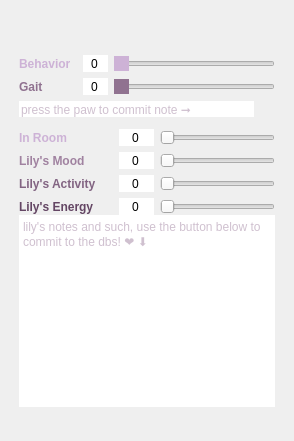
      <widget class="QWidget" name="lilys_mod">
       <layout class="QGridLayout" name="gridLayout_40">
        <item row="0" column="0">
         <widget class="QFrame" name="lilyStack">
          <layout class="QGridLayout" name="gridLayout_22">
           <property name="leftMargin">
            <number>8</number>
           </property>
           <property name="topMargin">
            <number>8</number>
           </property>
           <property name="rightMargin">
            <number>8</number>
           </property>
           <property name="bottomMargin">
            <number>8</number>
           </property>
           <property name="spacing">
            <number>0</number>
           </property>
           <item row="0" column="0">
            <widget class="QFrame" name="button_catcher_frame">
             <layout class="QHBoxLayout" name="horizontalLayout_3">
              <property name="spacing">
               <number>0</number>
              </property>
              <property name="leftMargin">
               <number>0</number>
              </property>
              <property name="topMargin">
               <number>0</number>
              </property>
              <property name="rightMargin">
               <number>0</number>
              </property>
              <property name="bottomMargin">
               <number>0</number>
              </property>
              <item>
               <spacer name="xx_2">
                <property name="orientation">
                 <enum>Qt::Horizontal</enum>
                </property>
                <property name="sizeHint" stdset="0">
                 <size>
                  <width>40</width>
                  <height>20</height>
                 </size>
                </property>
               </spacer>
              </item>
              <item>
               <widget class="QPushButton" name="lily_walk_btn">
                <property name="toolTip">
                 <string>&lt;html&gt;&lt;head/&gt;&lt;body&gt;&lt;p&gt;press opt+cmd+w to commit walk data!&lt;/p&gt;&lt;/body&gt;&lt;/html&gt;</string>
                </property>
                <property name="styleSheet">
                 <string notr="true">
QPushButton {
border:none;
image: url(:/newPrefix/lily_walk_norm.png);
max-width:30px;
min-width:30px;
max-height:30px;
min-height:30px;
}

QPushButton:hover {
image: url(:/newPrefix/lily_walk_one_hover.png);
}

QPushButton:pressed {
image: url(:/newPrefix/lily_walk_checked_one.png);
}


</string>
                </property>
                <property name="text">
                 <string/>
                </property>
                <property name="iconSize">
                 <size>
                  <width>22</width>
                  <height>22</height>
                 </size>
                </property>
                <property name="checkable">
                 <bool>false</bool>
                </property>
               </widget>
              </item>
              <item>
               <spacer name="xx_3">
                <property name="orientation">
                 <enum>Qt::Horizontal</enum>
                </property>
                <property name="sizeHint" stdset="0">
                 <size>
                  <width>40</width>
                  <height>20</height>
                 </size>
                </property>
               </spacer>
              </item>
              <item>
               <widget class="QPushButton" name="lily_ate_check">
                <property name="toolTip">
                 <string>&lt;html&gt;&lt;head/&gt;&lt;body&gt;&lt;p&gt;Press to &lt;span style=&quot; font-style:italic;&quot;&gt;commit &lt;/span&gt;&lt;span style=&quot; font-weight:600;&quot;&gt;Diet&lt;/span&gt; Data&lt;/p&gt;&lt;/body&gt;&lt;/html&gt;</string>
                </property>
                <property name="styleSheet">
                 <string notr="true">
QPushButton {
border:none;
image: url(:/newPrefix/lilyasdfas.png);
max-width:30px;
min-width:30px;
max-height:30px;
min-height:30px;
}

QPushButton:hover {
image: url(:/newPrefix/lilydiethover2.png);
}

QPushButton:pressed {
image: url(:/newPrefix/lilydietchecked.png);
}


</string>
                </property>
                <property name="text">
                 <string/>
                </property>
                <property name="checkable">
                 <bool>false</bool>
                </property>
                <property name="checked">
                 <bool>false</bool>
                </property>
                <property name="flat">
                 <bool>true</bool>
                </property>
               </widget>
              </item>
              <item>
               <spacer name="xx">
                <property name="orientation">
                 <enum>Qt::Horizontal</enum>
                </property>
                <property name="sizeHint" stdset="0">
                 <size>
                  <width>40</width>
                  <height>20</height>
                 </size>
                </property>
               </spacer>
              </item>
             </layout>
            </widget>
           </item>
           <item row="1" column="0">
            <widget class="QFrame" name="walk_mood_rate_frame">
             <layout class="QGridLayout" name="gridLayout_33">
              <property name="leftMargin">
               <number>0</number>
              </property>
              <property name="topMargin">
               <number>6</number>
              </property>
              <property name="rightMargin">
               <number>0</number>
              </property>
              <property name="bottomMargin">
               <number>6</number>
              </property>
              <property name="verticalSpacing">
               <number>6</number>
              </property>
              <item row="1" column="2">
               <widget class="QSpinBox" name="lily_behavior">
                <property name="frame">
                 <bool>false</bool>
                </property>
                <property name="alignment">
                 <set>Qt::AlignCenter</set>
                </property>
                <property name="buttonSymbols">
                 <enum>QAbstractSpinBox::NoButtons</enum>
                </property>
                <property name="suffix">
                 <string/>
                </property>
                <property name="minimum">
                 <number>0</number>
                </property>
                <property name="maximum">
                 <number>100</number>
                </property>
               </widget>
              </item>
              <item row="2" column="2">
               <widget class="QSpinBox" name="lily_gait">
                <property name="frame">
                 <bool>false</bool>
                </property>
                <property name="alignment">
                 <set>Qt::AlignCenter</set>
                </property>
                <property name="buttonSymbols">
                 <enum>QAbstractSpinBox::NoButtons</enum>
                </property>
                <property name="suffix">
                 <string/>
                </property>
                <property name="minimum">
                 <number>0</number>
                </property>
                <property name="maximum">
                 <number>100</number>
                </property>
               </widget>
              </item>
              <item row="2" column="0" colspan="2">
               <widget class="QLabel" name="na_45">
                <property name="styleSheet">
                 <string notr="true">QLabel {
background:transparent;
font-weight:bold;
color:rgb(144,114,144);
}
QLabel:hover {
color:rgb(174,144,174);
}</string>
                </property>
                <property name="text">
                 <string>Gait</string>
                </property>
               </widget>
              </item>
              <item row="1" column="0">
               <widget class="QLabel" name="na_42">
                <property name="styleSheet">
                 <string notr="true">

QLabel {
font-weight:bold;
color:rgb(205,178,214);
}
QLabel:hover {
color: rgb(250,223,255);
}
    </string>
                </property>
                <property name="text">
                 <string>Behavior</string>
                </property>
               </widget>
              </item>
              <item row="1" column="3">
               <widget class="QSlider" name="lily_behavior_slider">
                <property name="toolTip">
                 <string>how well my lil lady 
behaved, did she pull tons 
or just a little?</string>
                </property>
                <property name="styleSheet">
                 <string notr="true">QSlider::handle:horizontal {
    background:rgb(205,178,214);
}
QSlider::handle:horizontal:hover {
    background:rgb(235,208,244);
}
QSlider::handle:horizontal:pressed {
    background:rgb(185,158,194);
}
QSlider::groove:horizontal:hover {
    background:rgba(205,178,214,45);
}</string>
                </property>
                <property name="minimum">
                 <number>0</number>
                </property>
                <property name="maximum">
                 <number>100</number>
                </property>
                <property name="orientation">
                 <enum>Qt::Horizontal</enum>
                </property>
                <property name="tickPosition">
                 <enum>QSlider::NoTicks</enum>
                </property>
               </widget>
              </item>
              <item row="2" column="3">
               <widget class="QSlider" name="lily_gait_slider">
                <property name="toolTip">
                 <string>How well my lady
 walked the wilds!</string>
                </property>
                <property name="styleSheet">
                 <string notr="true">
/* ///////////////////////////////////////////////////////////////
QSlider Colors
/////////////////////////////////////////////////////////////// */

QSlider::handle:horizontal {background:rgb(144,114,144);}
QSlider::handle:horizontal:hover {background:rgb(174,144,174);}
QSlider::handle:horizontal:pressed {background:rgb(124,94,124);}
QSlider::groove:horizontal:hover {background:rgba(144,114,144,0.25);}
</string>
                </property>
                <property name="minimum">
                 <number>0</number>
                </property>
                <property name="maximum">
                 <number>100</number>
                </property>
                <property name="orientation">
                 <enum>Qt::Horizontal</enum>
                </property>
                <property name="tickPosition">
                 <enum>QSlider::NoTicks</enum>
                </property>
               </widget>
              </item>
             </layout>
            </widget>
           </item>
           <item row="2" column="0">
            <widget class="QFrame" name="lily_diet_mood_input_container">
             <layout class="QGridLayout" name="gridLayout_23">
              <property name="leftMargin">
               <number>0</number>
              </property>
              <property name="topMargin">
               <number>0</number>
              </property>
              <property name="rightMargin">
               <number>0</number>
              </property>
              <property name="bottomMargin">
               <number>0</number>
              </property>
              <property name="spacing">
               <number>6</number>
              </property>
              <item row="1" column="2">
               <widget class="QFrame" name="lily_diet_frame">
                <property name="sizePolicy">
                 <sizepolicy hsizetype="Minimum" vsizetype="Fixed">
                  <horstretch>0</horstretch>
                  <verstretch>0</verstretch>
                 </sizepolicy>
                </property>
                <layout class="QGridLayout" name="gridLayout_71">
                 <property name="leftMargin">
                  <number>0</number>
                 </property>
                 <property name="topMargin">
                  <number>0</number>
                 </property>
                 <property name="rightMargin">
                  <number>0</number>
                 </property>
                 <property name="bottomMargin">
                  <number>0</number>
                 </property>
                 <property name="spacing">
                  <number>0</number>
                 </property>
                </layout>
               </widget>
              </item>
              <item row="9" column="1">
               <widget class="QSpinBox" name="lily_mood">
                <property name="sizePolicy">
                 <sizepolicy hsizetype="Preferred" vsizetype="Preferred">
                  <horstretch>0</horstretch>
                  <verstretch>0</verstretch>
                 </sizepolicy>
                </property>
                <property name="maximumSize">
                 <size>
                  <width>35</width>
                  <height>16777215</height>
                 </size>
                </property>
                <property name="toolTip">
                 <string>Little wiggly's mood for the day!</string>
                </property>
                <property name="styleSheet">
                 <string notr="true"/>
                </property>
                <property name="frame">
                 <bool>false</bool>
                </property>
                <property name="alignment">
                 <set>Qt::AlignCenter</set>
                </property>
                <property name="readOnly">
                 <bool>false</bool>
                </property>
                <property name="buttonSymbols">
                 <enum>QAbstractSpinBox::NoButtons</enum>
                </property>
                <property name="minimum">
                 <number>-10</number>
                </property>
                <property name="maximum">
                 <number>10</number>
                </property>
               </widget>
              </item>
              <item row="11" column="1">
               <widget class="QSpinBox" name="lily_energy">
                <property name="sizePolicy">
                 <sizepolicy hsizetype="Preferred" vsizetype="Preferred">
                  <horstretch>0</horstretch>
                  <verstretch>0</verstretch>
                 </sizepolicy>
                </property>
                <property name="maximumSize">
                 <size>
                  <width>35</width>
                  <height>16777215</height>
                 </size>
                </property>
                <property name="toolTip">
                 <string>Her overall energy, mostly to notice if she is acting sick</string>
                </property>
                <property name="styleSheet">
                 <string notr="true"/>
                </property>
                <property name="frame">
                 <bool>false</bool>
                </property>
                <property name="alignment">
                 <set>Qt::AlignCenter</set>
                </property>
                <property name="readOnly">
                 <bool>false</bool>
                </property>
                <property name="buttonSymbols">
                 <enum>QAbstractSpinBox::NoButtons</enum>
                </property>
                <property name="minimum">
                 <number>-10</number>
                </property>
                <property name="maximum">
                 <number>10</number>
                </property>
               </widget>
              </item>
              <item row="10" column="2" colspan="2">
               <widget class="QSlider" name="lily_mood_activity_slider">
                <property name="sizePolicy">
                 <sizepolicy hsizetype="Preferred" vsizetype="Preferred">
                  <horstretch>0</horstretch>
                  <verstretch>0</verstretch>
                 </sizepolicy>
                </property>
                <property name="cursor">
                 <cursorShape>ArrowCursor</cursorShape>
                </property>
                <property name="toolTip">
                 <string>Little Lilys activity for the day, that is, her gait, her joy, her spunk :D</string>
                </property>
                <property name="styleSheet">
                 <string notr="true"/>
                </property>
                <property name="minimum">
                 <number>0</number>
                </property>
                <property name="maximum">
                 <number>10</number>
                </property>
                <property name="orientation">
                 <enum>Qt::Horizontal</enum>
                </property>
                <property name="tickPosition">
                 <enum>QSlider::NoTicks</enum>
                </property>
               </widget>
              </item>
              <item row="11" column="2" colspan="2">
               <widget class="QSlider" name="lily_energy_slider">
                <property name="sizePolicy">
                 <sizepolicy hsizetype="Preferred" vsizetype="Preferred">
                  <horstretch>0</horstretch>
                  <verstretch>0</verstretch>
                 </sizepolicy>
                </property>
                <property name="toolTip">
                 <string>Her overall energy, mostly to notice if she is acting sick</string>
                </property>
                <property name="styleSheet">
                 <string notr="true"/>
                </property>
                <property name="minimum">
                 <number>0</number>
                </property>
                <property name="maximum">
                 <number>10</number>
                </property>
                <property name="orientation">
                 <enum>Qt::Horizontal</enum>
                </property>
                <property name="tickPosition">
                 <enum>QSlider::NoTicks</enum>
                </property>
               </widget>
              </item>
              <item row="9" column="2" colspan="2">
               <widget class="QSlider" name="lily_mood_slider">
                <property name="sizePolicy">
                 <sizepolicy hsizetype="Preferred" vsizetype="Preferred">
                  <horstretch>0</horstretch>
                  <verstretch>0</verstretch>
                 </sizepolicy>
                </property>
                <property name="toolTip">
                 <string>Little wiggly's mood for the day!</string>
                </property>
                <property name="styleSheet">
                 <string notr="true"/>
                </property>
                <property name="minimum">
                 <number>0</number>
                </property>
                <property name="maximum">
                 <number>10</number>
                </property>
                <property name="orientation">
                 <enum>Qt::Horizontal</enum>
                </property>
                <property name="tickPosition">
                 <enum>QSlider::NoTicks</enum>
                </property>
               </widget>
              </item>
              <item row="10" column="1">
               <widget class="QSpinBox" name="lily_activity">
                <property name="sizePolicy">
                 <sizepolicy hsizetype="Preferred" vsizetype="Preferred">
                  <horstretch>0</horstretch>
                  <verstretch>0</verstretch>
                 </sizepolicy>
                </property>
                <property name="maximumSize">
                 <size>
                  <width>35</width>
                  <height>16777215</height>
                 </size>
                </property>
                <property name="toolTip">
                 <string>Little Lilys activity for the day, that is, her gait, her joy, her spunk :D</string>
                </property>
                <property name="styleSheet">
                 <string notr="true"/>
                </property>
                <property name="frame">
                 <bool>false</bool>
                </property>
                <property name="alignment">
                 <set>Qt::AlignCenter</set>
                </property>
                <property name="readOnly">
                 <bool>false</bool>
                </property>
                <property name="buttonSymbols">
                 <enum>QAbstractSpinBox::NoButtons</enum>
                </property>
                <property name="minimum">
                 <number>-10</number>
                </property>
                <property name="maximum">
                 <number>10</number>
                </property>
               </widget>
              </item>
              <item row="8" column="2" colspan="2">
               <widget class="QSlider" name="lily_time_in_room_slider">
                <property name="sizePolicy">
                 <sizepolicy hsizetype="Preferred" vsizetype="Preferred">
                  <horstretch>0</horstretch>
                  <verstretch>0</verstretch>
                 </sizepolicy>
                </property>
                <property name="toolTip">
                 <string>&lt;html&gt;&lt;head/&gt;&lt;body&gt;&lt;p&gt;press cntrl+T to commit Time in Room Data&lt;/p&gt;&lt;/body&gt;&lt;/html&gt;</string>
                </property>
                <property name="styleSheet">
                 <string notr="true"/>
                </property>
                <property name="minimum">
                 <number>0</number>
                </property>
                <property name="maximum">
                 <number>100</number>
                </property>
                <property name="orientation">
                 <enum>Qt::Horizontal</enum>
                </property>
                <property name="tickPosition">
                 <enum>QSlider::NoTicks</enum>
                </property>
               </widget>
              </item>
              <item row="11" column="0">
               <widget class="QLabel" name="na_44">
                <property name="maximumSize">
                 <size>
                  <width>100</width>
                  <height>16777215</height>
                 </size>
                </property>
                <property name="styleSheet">
                 <string notr="true">QLabel {
font-weight:bold;
background:transparent;
color:rgb(100,70,100);
}
QLabel:hover {
color: rgb(150,120,150);
}
    </string>
                </property>
                <property name="text">
                 <string>Lily's Energy</string>
                </property>
               </widget>
              </item>
              <item row="0" column="3">
               <widget class="QPushButton" name="lily_walk_note_commit_btn">
                <property name="toolTip">
                 <string>&lt;html&gt;&lt;head/&gt;&lt;body&gt;&lt;p&gt;press opt+cmd+w to commit walk data!&lt;/p&gt;&lt;/body&gt;&lt;/html&gt;</string>
                </property>
                <property name="styleSheet">
                 <string notr="true">QPushButton {
border:none;
image: url(:/newPrefix/lily_walk_norm.png);
max-width:15px;
min-width:15px;
max-height:15px;
min-height:15px;
}

QPushButton:hover {
image: url(:/newPrefix/lily_walk_one_hover.png);
}

QPushButton:pressed {
image: url(:/newPrefix/lily_walk_checked_one.png);
}


</string>
                </property>
                <property name="text">
                 <string/>
                </property>
                <property name="iconSize">
                 <size>
                  <width>22</width>
                  <height>22</height>
                 </size>
                </property>
                <property name="checkable">
                 <bool>false</bool>
                </property>
               </widget>
              </item>
              <item row="10" column="0">
               <widget class="QLabel" name="na_43">
                <property name="maximumSize">
                 <size>
                  <width>100</width>
                  <height>16777215</height>
                 </size>
                </property>
                <property name="styleSheet">
                 <string notr="true">QLabel {
font-weight:bold;
background:transparent;
color:rgb(130,100,130);
}
QLabel:hover {
color: rgb(180,160,180);
}
    </string>
                </property>
                <property name="text">
                 <string>Lily's Activity</string>
                </property>
               </widget>
              </item>
              <item row="8" column="0">
               <widget class="QLabel" name="na_41">
                <property name="toolTip">
                 <string>&lt;html&gt;&lt;head/&gt;&lt;body&gt;&lt;p&gt;press cntrl+T to commit Time in Room Data&lt;/p&gt;&lt;/body&gt;&lt;/html&gt;</string>
                </property>
                <property name="styleSheet">
                 <string notr="true">

QLabel {
font-weight:bold;
color:rgb(205,178,214);
}
QLabel:hover {
color: rgb(250,223,255);
}
    </string>
                </property>
                <property name="text">
                 <string>In Room</string>
                </property>
               </widget>
              </item>
              <item row="9" column="0">
               <widget class="QLabel" name="na_46">
                <property name="maximumSize">
                 <size>
                  <width>100</width>
                  <height>16777215</height>
                 </size>
                </property>
                <property name="styleSheet">
                 <string notr="true">QLabel {
font-weight:bold;
background:transparent;
color:rgb(160,130,160);
}
QLabel:hover {
color: rgb(210,180,210);
}
 </string>
                </property>
                <property name="text">
                 <string>Lily's Mood</string>
                </property>
               </widget>
              </item>
              <item row="8" column="1">
               <widget class="QSpinBox" name="lily_time_in_room">
                <property name="sizePolicy">
                 <sizepolicy hsizetype="Preferred" vsizetype="Preferred">
                  <horstretch>0</horstretch>
                  <verstretch>0</verstretch>
                 </sizepolicy>
                </property>
                <property name="maximumSize">
                 <size>
                  <width>35</width>
                  <height>16777215</height>
                 </size>
                </property>
                <property name="toolTip">
                 <string>&lt;html&gt;&lt;head/&gt;&lt;body&gt;&lt;p&gt;press cntrl+T to commit Time in Room Data&lt;/p&gt;&lt;/body&gt;&lt;/html&gt;</string>
                </property>
                <property name="styleSheet">
                 <string notr="true"/>
                </property>
                <property name="frame">
                 <bool>false</bool>
                </property>
                <property name="alignment">
                 <set>Qt::AlignCenter</set>
                </property>
                <property name="readOnly">
                 <bool>false</bool>
                </property>
                <property name="buttonSymbols">
                 <enum>QAbstractSpinBox::NoButtons</enum>
                </property>
                <property name="minimum">
                 <number>-100</number>
                </property>
                <property name="maximum">
                 <number>100</number>
                </property>
               </widget>
              </item>
              <item row="0" column="0" colspan="3">
               <widget class="QLineEdit" name="lily_walk_note">
                <property name="styleSheet">
                 <string notr="true">
/* //////////////////////////////////////////////////////////////////////////////////////////
QComboBox Style Default
////////////////////////////////////////////////////////////////////////////////////////// */
QLineEdit {
    border:none;
	color:rgb(160,130,160);
}

QLineEdit:hover {
    color: rgb(200,170,200);
}

QLineEdit:focus {
    color: rgb(180,150,180);
}
    </string>
                </property>
                <property name="frame">
                 <bool>false</bool>
                </property>
                <property name="placeholderText">
                 <string>press the paw to commit note ➞</string>
                </property>
                <property name="clearButtonEnabled">
                 <bool>false</bool>
                </property>
               </widget>
              </item>
             </layout>
            </widget>
           </item>
           <item row="4" column="0">
            <widget class="QTextEdit" name="lily_notes">
             <property name="styleSheet">
              <string notr="true">
/* //////////////////////////////////////////////////////////////////////////////////////////
QComboBox Style Default
////////////////////////////////////////////////////////////////////////////////////////// */
QTextEdit {
    border:none;
	color:rgb(160,130,160);
}

QTextEdit:hover {
    color: rgb(200,170,200);
}

QTextEdit:focus {
    color: rgb(180,150,180);
}
    </string>
             </property>
             <property name="tabStopDistance">
              <double>20.000000000000000</double>
             </property>
             <property name="placeholderText">
              <string>lily's notes and such, use the button below to commit to the dbs! ❤ ⬇︎</string>
             </property>
            </widget>
           </item>
           <item row="5" column="0" alignment="Qt::AlignHCenter">
            <widget class="QPushButton" name="lily_note_commit_btn">
             <property name="toolTip">
              <string>&lt;html&gt;&lt;head/&gt;&lt;body&gt;&lt;p&gt;press opt+cmd+w to commit walk data!&lt;/p&gt;&lt;/body&gt;&lt;/html&gt;</string>
             </property>
             <property name="styleSheet">
              <string notr="true">QPushButton {
border:none;
image: url(:/newPrefix/lily_walk_norm.png);
max-width:15px;
min-width:15px;
max-height:15px;
min-height:15px;
}

QPushButton:hover {
image: url(:/newPrefix/lily_walk_one_hover.png);
}

QPushButton:pressed {
image: url(:/newPrefix/lily_walk_checked_one.png);
}


</string>
             </property>
             <property name="text">
              <string/>
             </property>
             <property name="iconSize">
              <size>
               <width>22</width>
               <height>22</height>
              </size>
             </property>
             <property name="checkable">
              <bool>false</bool>
             </property>
            </widget>
           </item>
          </layout>
         </widget>
        </item>
       </layout>
      </widget>
